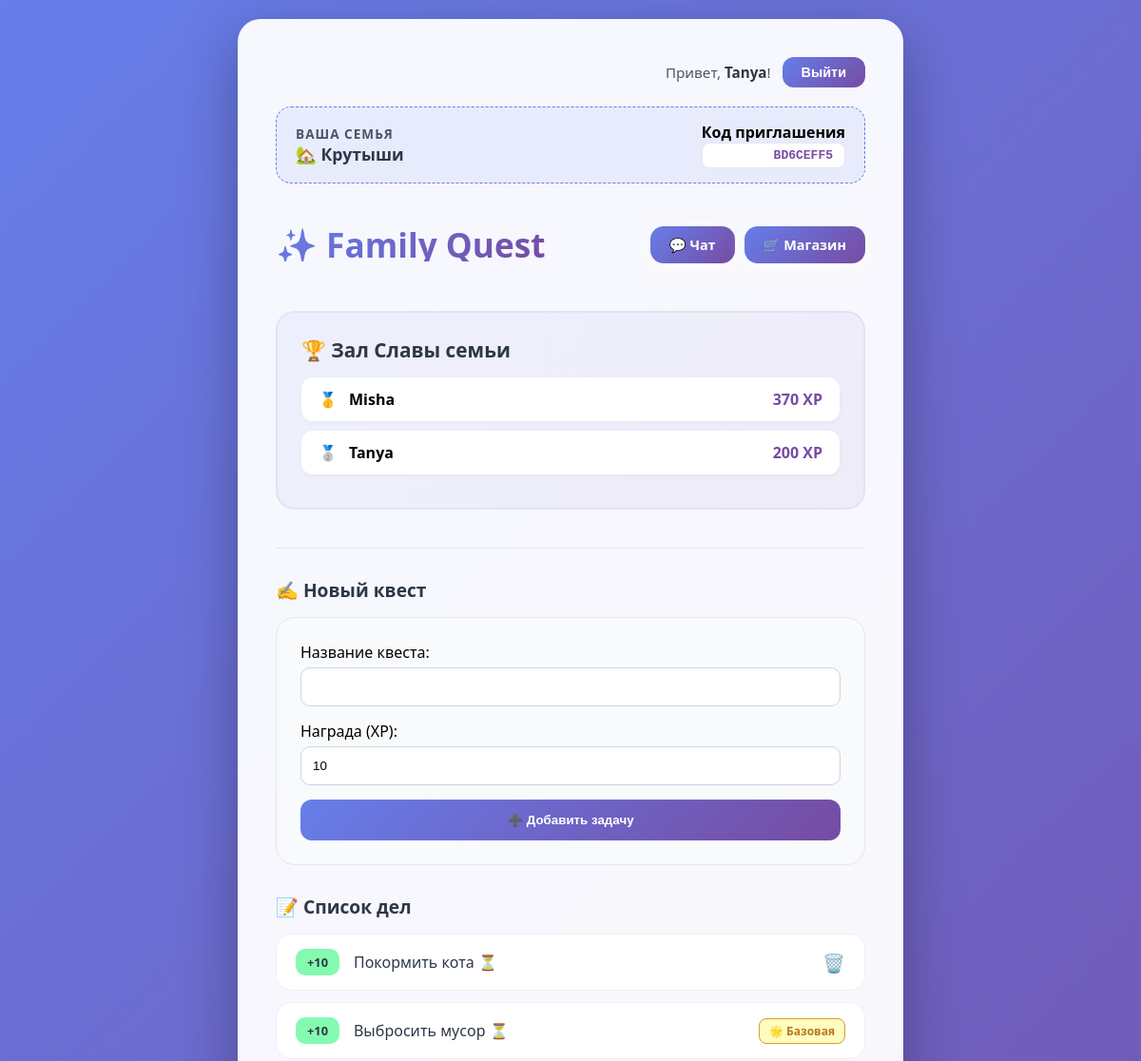
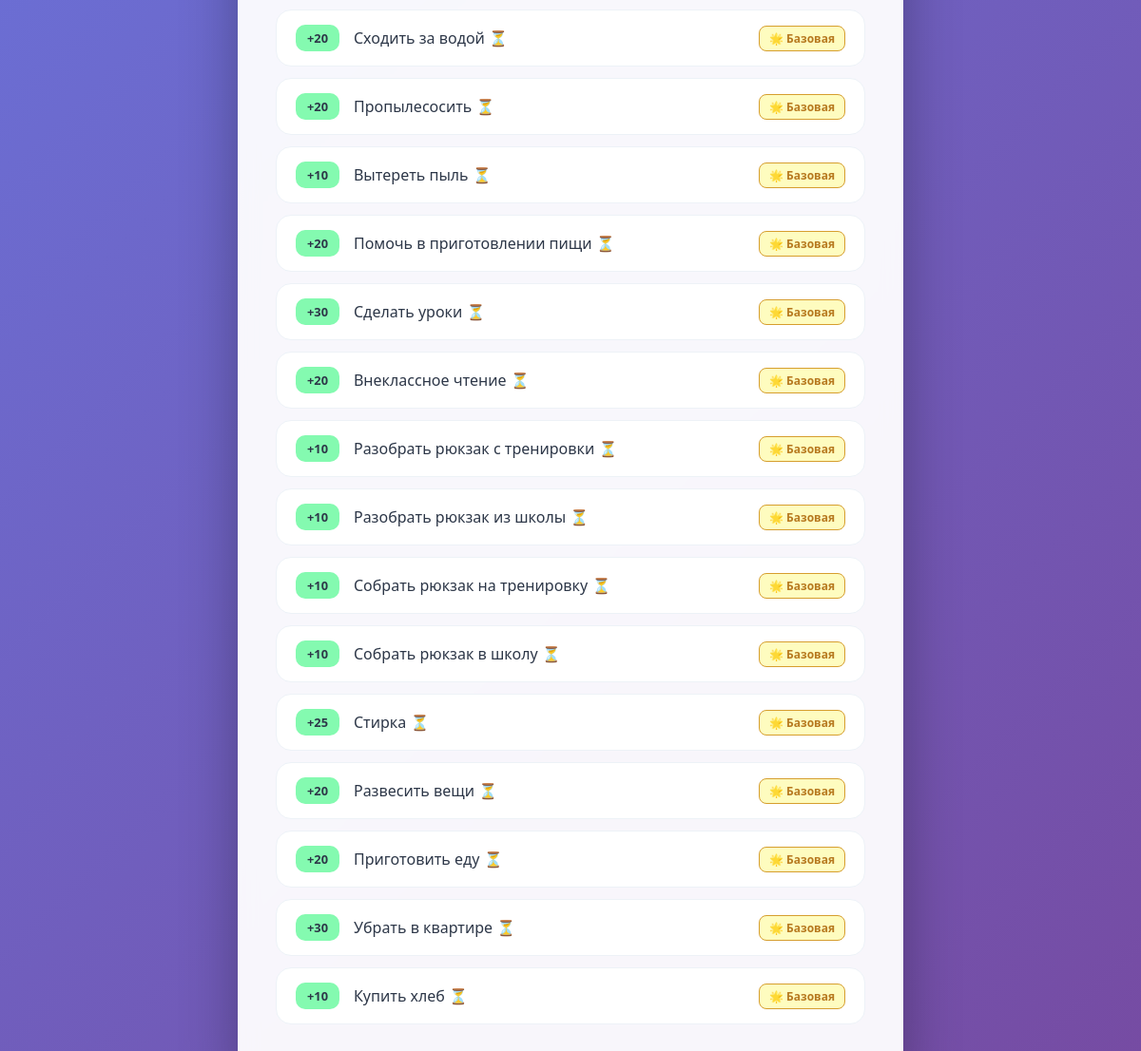
Screenshot of / (signed in) with the database file from the repository (2 pictures, top to bottom).
### todo_sql/models.py (models this page shows, shortened)
class Profile(models.Model):
    user = models.OneToOneField(User, on_delete=models.CASCADE)
    family = models.ForeignKey(Family, on_delete=models.SET_NULL, null=True, blank=True, related_name='members')

class Family(models.Model):
    name = models.CharField(max_length=100, verbose_name="Название семьи")
    invite_code = models.CharField(max_length=10, unique=True, blank=True)

class Task(models.Model):
    title = models.CharField('Название квеста', max_length=100)
    family = models.ForeignKey(Family, on_delete=models.CASCADE, null=True, blank=True)
    description = models.TextField('Описание', blank=True)
    created_at = models.DateTimeField(auto_now_add=True)
    points = models.IntegerField('Награда (XP)', default=10)
    class Meta:
        verbose_name = 'Квест'
        verbose_name_plural = 'Квесты'
        ordering = ['-created_at']

### todo_sql/views.py (the view)
# urls.py: path('', views.TaskListView.as_view(), name='index'),
class TaskListView(ListView):
    model = Task
    template_name = 'index.html'
    context_object_name = 'tasks'
    def get_context_data(self, **kwargs):
        context = super().get_context_data(**kwargs)
        context['form'] = TaskForm()
        user = self.request.user
        leaderboard = []
        if user.is_authenticated and hasattr(user, 'profile') and user.profile.family:
            user_family = user.profile.family
            family_users = User.objects.filter(profile__family=user_family)
            for u in family_users:
                total_earned_xp = TaskCompletion.objects.filter(user=u).aggregate(Sum('points_earned'))[
                                      'points_earned__sum'] or 0
                total_spent_xp = Transaction.objects.filter(
                    user=u,
                ).aggregate(Sum('cost_at_purchase'))['cost_at_purchase__sum'] or 0
                current_xp_balance = total_earned_xp - total_spent_xp
                leaderboard.append({'name': u.username, 'score': current_xp_balance})
            leaderboard.sort(key=lambda x: x['score'], reverse=True)
            for i, hero in enumerate(leaderboard):
                if i == 0:
                    hero['rank_icon'] = '🥇'
                elif i == 1:
                    hero['rank_icon'] = '🥈'
                elif i == 2:
                    hero['rank_icon'] = '🥉'
                else:
                    hero['rank_icon'] = '👤'
            all_available_tasks = Task.objects.filter(
                Q(family=user_family) | Q(family__isnull=True)
            )
            completed_task_ids = set(TaskCompletion.objects.filter(
                user=user,
                completion_date__date=timezone.now().date()
            ).values_list('task__id', flat=True))
            tasks_for_display = []
            for task in all_available_tasks:
                task.is_completed_by_user = task.id in completed_task_ids
                task.can_be_completed = True
                tasks_for_display.append(task)
            context['tasks'] = tasks_for_display
        else:
            context['tasks'] = []
            leaderboard = []
        context['leaderboard'] = leaderboard
        return context

### todo_sql/forms.py
class TaskForm(forms.ModelForm):
    class Meta:
        model = Task
        fields = ['title', 'points']

### todo_sql/templates/index.html (shortened to what this page needs)
<!DOCTYPE html>
<html lang="ru">
<head>
</head>
<body>
<div class="container">
    <div class="main-header">
        <div class="auth-section">
            {% if user.is_authenticated %}
                <div class="user-greeting">Привет, <b>{{ user.username }}</b>!</div>
                <form action="{% url 'logout' %}" method="post" style="display: inline; background: none; border: none; padding: 0;">
                    <button type="submit" class="logout-btn">Выйти</button>
                </form>
            {% else %}
                <div class="user-greeting">Гость</div>
                <a href="{% url 'login' %}" class="login-link">Войти</a>
                <a href="{% url 'signup' %}" class="signup-link">Регистрация</a>
            {% endif %}
        </div>
        {% if user.is_authenticated and user.profile.family %}
        <div class="family-badge">
            <div class="family-info">
                <h4>Ваша семья</h4>
                <p>🏡 {{ user.profile.family.name }}</p>
            </div>
            <div style="text-align: right;">
                <h4>Код приглашения</h4>
                <div class="invite-code">{{ user.profile.family.invite_code }}</div>
            </div>
        </div>
        {% endif %}
        <div class="title-row">
            <h1>✨ Family Quest</h1>
            <div class="header-buttons">
                <a href="{% url 'chat' %}" class="shop-link" style="background: linear-gradient(135deg, #667eea 0%, #764ba2 100%);">💬 Чат</a>
                <a href="{% url 'rewards_shop' %}" class="shop-link">🛒 Магазин</a>
            </div>
        </div>
    </div>
    <div class="leaderboard">
        <h2>🏆 Зал Славы семьи</h2>
        <ul>
            {% for hero in leaderboard %}
                <li>
                    <div style="display: flex; align-items: center; gap: 12px;">
                        <span>{{ hero.rank_icon }}</span>
                        <strong>{{ hero.name }}</strong>
                    </div>
                    <span class="score">{{ hero.score }} XP</span>
                </li>
            {% empty %}
                <li style="justify-content: center; color: #a0aec0;">Здесь пока пусто...</li>
            {% endfor %}
        </ul>
    </div>
    <hr style="border: none; height: 1px; background: #e2e8f0; margin: 30px 0;">
    <h3>✍️ Новый квест</h3>
    <form method="POST" action="{% url 'create_task' %}">
        {{ form.as_p }}
        <button type="submit">➕ Добавить задачу</button>
    </form>
    <h3>📝 Список дел</h3>
    <ul class="task-list">
        {% for task in tasks %}
            <li>
                <span class="xp-badge">+{{ task.points }}</span>
                <a href="{% url 'toggle' task.id %}" class="task-title">
                    {% if task.is_completed_by_user %}
                        <s>{{ task.title }}</s>
                        <span>✔️</span>
                    {% else %}
                        {{ task.title }}
                        <span>⏳</span>
                    {% endif %}
                </a>
                {% if task.family %}
                    <a href="{% url 'delete' task.id %}" class="delete-btn">🗑️</a>
                {% else %}
                    <span class="user-badge" style="background: #fefcbf; color: #b7791f; border: 1px solid #d69e2e;">🌟 Базовая</span>
                {% endif %}
            </li>
        {% empty %}
            <div style="text-align: center; color: #a0aec0; padding: 40px;">🌴 Квестов нет. Отдыхаем!</div>
        {% endfor %}
    </ul>
</div>
</body>
</html>

### todo_sql/templates/index.html (style rules this page uses)
* { margin: 0; padding: 0; box-sizing: border-box; }
body { font-family: 'Segoe UI', system-ui, -apple-system, sans-serif; background: linear-gradient(135deg, #667eea 0%, #764ba2 100%); min-height: 100vh; padding: 20px; display: flex; justify-content: center; align-items: flex-start; }
.container { background: rgba(255, 255, 255, 0.95); backdrop-filter: blur(10px); border-radius: 24px; box-shadow: 0 20px 60px rgba(0, 0, 0, 0.3); width: 100%; max-width: 700px; padding: 40px; animation: slideUp 0.5s ease; }
.main-header { display: flex; flex-direction: column; gap: 20px; margin-bottom: 30px; }
.auth-section { display: flex; justify-content: flex-end; align-items: center; gap: 12px; }
.user-greeting { color: #4a5568; font-size: 0.95em; }
.user-greeting b { color: #2d3748; font-weight: 600; }
.logout-btn, .login-link, .signup-link { padding: 8px 20px; border-radius: 12px; font-size: 0.9em; font-weight: 600; cursor: pointer; transition: all 0.3s ease; text-decoration: none; display: inline-block; border: none; }
.logout-btn { background: linear-gradient(135deg, #667eea 0%, #764ba2 100%); color: white; }
.family-badge { background: rgba(102, 126, 234, 0.1); border: 1px dashed #667eea; border-radius: 16px; padding: 15px 20px; margin-bottom: 25px; display: flex; justify-content: space-between; align-items: center; }
.family-info h4 { color: #4a5568; font-size: 0.85em; text-transform: uppercase; letter-spacing: 1px; }
.family-info p { color: #2d3748; font-weight: 700; font-size: 1.1em; }
.invite-code { background: white; padding: 5px 12px; border-radius: 8px; font-family: monospace; font-weight: bold; color: #764ba2; border: 1px solid #e2e8f0; }
.title-row { display: flex; align-items: center; justify-content: space-between; gap: 20px; margin-bottom: 20px; }
h1 { font-size: 2.2em; background: linear-gradient(135deg, #667eea 0%, #764ba2 100%); -webkit-background-clip: text; -webkit-text-fill-color: transparent; font-weight: 800; margin: 0; line-height: 1; }
.header-buttons { display: flex; gap: 10px; }
.shop-link { background: linear-gradient(135deg, #667eea 0%, #764ba2 100%); color: white; padding: 10px 20px; border-radius: 14px; text-decoration: none; font-weight: 600; font-size: 0.9em; transition: all 0.3s ease; box-shadow: 0 4px 15px; }
.leaderboard { background: linear-gradient(135deg, #667eea10 0%, #764ba210 100%); border-radius: 20px; padding: 25px; margin-bottom: 40px; border: 2px solid rgba(102, 126, 234, 0.1); }
.leaderboard h2 { font-size: 1.3em; margin-bottom: 15px; display: flex; align-items: center; gap: 10px; color: #2d3748; }
.leaderboard ul { list-style: none; }
.leaderboard li { background: white; padding: 12px 18px; margin-bottom: 10px; border-radius: 12px; display: flex; justify-content: space-between; align-items: center; box-shadow: 0 2px 5px rgba(0,0,0,0.03); }
.leaderboard .score { font-weight: 800; color: #764ba2; }
h3 { color: #2d3748; font-size: 1.2em; margin: 30px 0 15px 0; }
form { background: #f8fafc; border-radius: 20px; padding: 25px; border: 1px solid #e2e8f0; }
form p { margin-bottom: 15px; }
form input, form select { width: 100%; padding: 12px; border-radius: 10px; border: 1px solid #cbd5e0; margin-top: 5px; }
form button { width: 100%; background: linear-gradient(135deg, #667eea 0%, #764ba2 100%); color: white; border: none; padding: 14px; border-radius: 12px; font-weight: 600; cursor: pointer; }
.task-list { list-style: none; }
.task-list li { background: white; border-radius: 16px; padding: 15px 20px; margin-bottom: 12px; display: flex; align-items: center; gap: 15px; border: 1px solid #edf2f7; }
.xp-badge { background: #84fab0; color: #2d3748; padding: 5px 12px; border-radius: 10px; font-weight: 800; font-size: 0.8em; }
.user-badge { background: #edf2f7; color: #718096; padding: 4px 10px; border-radius: 8px; font-size: 0.75em; font-weight: 600; }
.task-title { flex-grow: 1; color: #2d3748; text-decoration: none; font-weight: 500; }
.delete-btn { text-decoration: none; font-size: 1.2em; transition: 0.3s; }

### rows the page displays
Task: points "10", title "Покормить кота"
Task: points "10", title "Выбросить мусор", shows "🌟 Базовая"
Task: points "20", title "Сходить за водой", shows "🌟 Базовая"
Task: points "20", title "Пропылесосить", shows "🌟 Базовая"
Task: points "10", title "Вытереть пыль", shows "🌟 Базовая"
Task: points "20", title "Помочь в приготовлении пищи", shows "🌟 Базовая"
Task: points "30", title "Сделать уроки", shows "🌟 Базовая"
Task: points "20", title "Внеклассное чтение", shows "🌟 Базовая"
Task: points "10", title "Разобрать рюкзак с тренировки", shows "🌟 Базовая"
Task: points "10", title "Разобрать рюкзак из школы", shows "🌟 Базовая"
Task: points "10", title "Собрать рюкзак на тренировку", shows "🌟 Базовая"
Task: points "10", title "Собрать рюкзак в школу", shows "🌟 Базовая"
Task: points "25", title "Стирка", shows "🌟 Базовая"
Task: points "20", title "Развесить вещи", shows "🌟 Базовая"
Task: points "20", title "Приготовить еду", shows "🌟 Базовая"
Task: points "30", title "Убрать в квартире", shows "🌟 Базовая"
Task: points "10", title "Купить хлеб", shows "🌟 Базовая"

### other values shown
{{ user.username }} "Tanya"
{{ user.profile.family.name }} "Крутыши"
{{ user.profile.family.invite_code }} "BD6CEFF5"
{{ hero.rank_icon }} "🥇" "🥈"
{{ hero.name }} "Misha" "Tanya"
{{ hero.score }} "370" "200"
